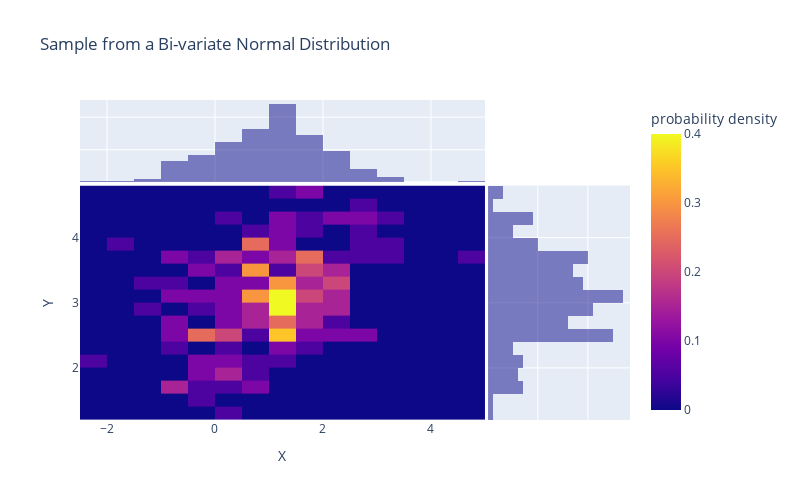

The notebook cell this image was saved under:
### Code cell
fig = px.density_heatmap(df, x="X", y="Y",
                         marginal_x="histogram", marginal_y="histogram",
                        #  color_continuous_scale="Viridis",
                         nbinsx= 25,
                         nbinsy=25,
                         histnorm='probability density',
                         height = 500, width = 800,
                         title='Sample from a Bi-variate Normal Distribution')
fig.show()

### Figure 1 — Plotly figure (JSON) as saved in the notebook; plotly's stock layout.template omitted (floating-point values rounded to 4 significant figures; data arrays with more than 128 entries replaced by an {"elided": "..."} marker saying what was removed)
{"data": [{"coloraxis": "coloraxis", "histnorm": "probability density", "hovertemplate": "X=%{x}<br>Y=%{y}<br>probability density=%{z}<extra></extra>", "name": "", "nbinsx": 25, "nbinsy": 25, "type": "histogram2d", "x": {"elided": "200 float values"}, "xaxis": "x", "xbingroup": "x", "y": {"elided": "200 float values"}, "yaxis": "y", "ybingroup": "y"}, {"alignmentgroup": "True", "bingroup": "x", "hovertemplate": "X=%{x}<br>count=%{y}<extra></extra>", "legendgroup": "", "marker": {"color": "#0d0887"}, "name": "", "offsetgroup": "", "opacity": 0.5, "showlegend": false, "type": "histogram", "x": {"elided": "200 float values"}, "xaxis": "x3", "yaxis": "y3"}, {"alignmentgroup": "True", "bingroup": "y", "hovertemplate": "Y=%{y}<br>count=%{x}<extra></extra>", "legendgroup": "", "marker": {"color": "#0d0887"}, "name": "", "offsetgroup": "", "opacity": 0.5, "showlegend": false, "type": "histogram", "xaxis": "x2", "y": {"elided": "200 float values"}, "yaxis": "y2"}], "layout": {"barmode": "overlay", "coloraxis": {"colorbar": {"title": {"text": "probability density"}}, "colorscale": [[0, "#0d0887"], [0.1111, "#46039f"], [0.2222, "#7201a8"], [0.3333, "#9c179e"], [0.4444, "#bd3786"], [0.5556, "#d8576b"], [0.6667, "#ed7953"], [0.7778, "#fb9f3a"], [0.8889, "#fdca26"], [1, "#f0f921"]]}, "height": 500, "legend": {"tracegroupgap": 0}, "title": {"text": "Sample from a Bi-variate Normal Distribution"}, "width": 800, "xaxis": {"anchor": "y", "domain": [0, 0.7363], "title": {"text": "X"}}, "xaxis2": {"anchor": "y2", "domain": [0.7413, 1], "matches": "x2", "showgrid": true, "showline": false, "showticklabels": false, "ticks": ""}, "xaxis3": {"anchor": "y3", "domain": [0, 0.7363], "matches": "x", "showgrid": true, "showticklabels": false}, "xaxis4": {"anchor": "y4", "domain": [0.7413, 1], "matches": "x2", "showgrid": true, "showline": false, "showticklabels": false, "ticks": ""}, "yaxis": {"anchor": "x", "domain": [0, 0.7326], "title": {"text": "Y"}}, "yaxis2": {"anchor": "x2", "domain": [0, 0.7326], "matches": "y", "showgrid": true, "showticklabels": false}, "yaxis3": {"anchor": "x3", "domain": [0.7426, 1], "matches": "y3", "showgrid": true, "showline": false, "showticklabels": false, "ticks": ""}, "yaxis4": {"anchor": "x4", "domain": [0.7426, 1], "matches": "y3", "showgrid": true, "showline": false, "showticklabels": false, "ticks": ""}}}
